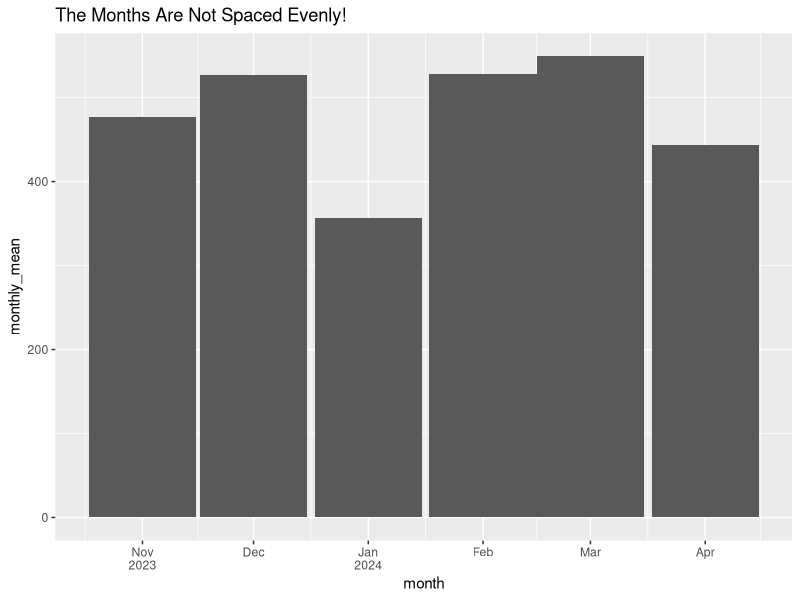
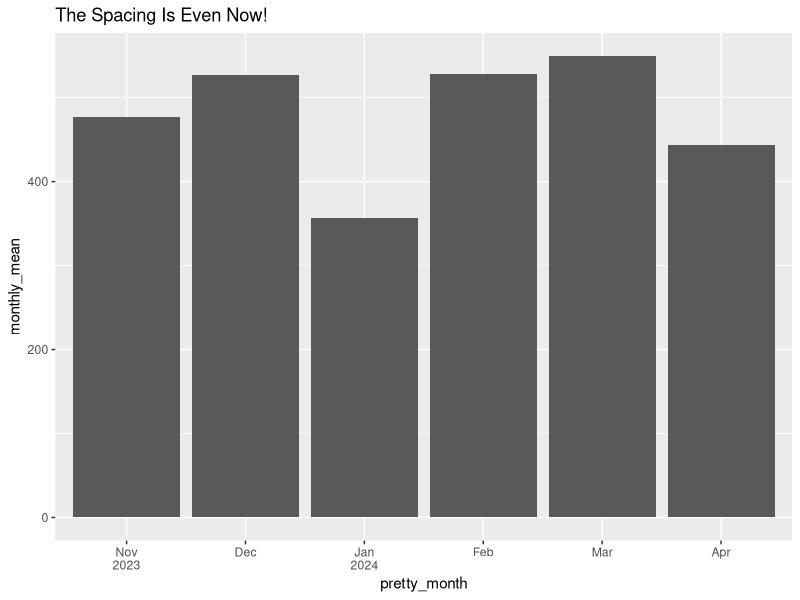

Generate these figures, in order, with R:
## ---- chunk 1
library(tidyverse)
## ---- chunk 2
month_data <- tibble(dates = seq(ymd("2023-11-01"), ymd("2024-04-30"), by = "day"),
                     data = sample(1:1e3, 182)) |>
  mutate(month = floor_date(dates, "month")) |>
  group_by(month) |>
  summarise(monthly_mean = mean(data))

month_data
## ---- chunk 3
month_data |>
  ggplot(aes(x = month, y = monthly_mean)) +
  geom_col(width = 29) +
  ggtitle("The Months Are Not Spaced Evenly!") +
  # add the year to the first month plotted in each year
  scale_x_date(labels = scales::label_date_short())
## ---- chunk 4
# get the label_date_short() function
prettify_dates <- scales::label_date_short()

# we use the new function we made and make the dates factors so that they sort 
# correctly. 
new_month_data <- month_data |>
  mutate(pretty_month = prettify_dates(month),
         pretty_month = as_factor(pretty_month))

new_month_data
## ---- chunk 5
new_month_data |>
  ggplot(aes(x = pretty_month, y = monthly_mean)) +
  geom_col() +
  ggtitle("The Spacing Is Even Now!")
